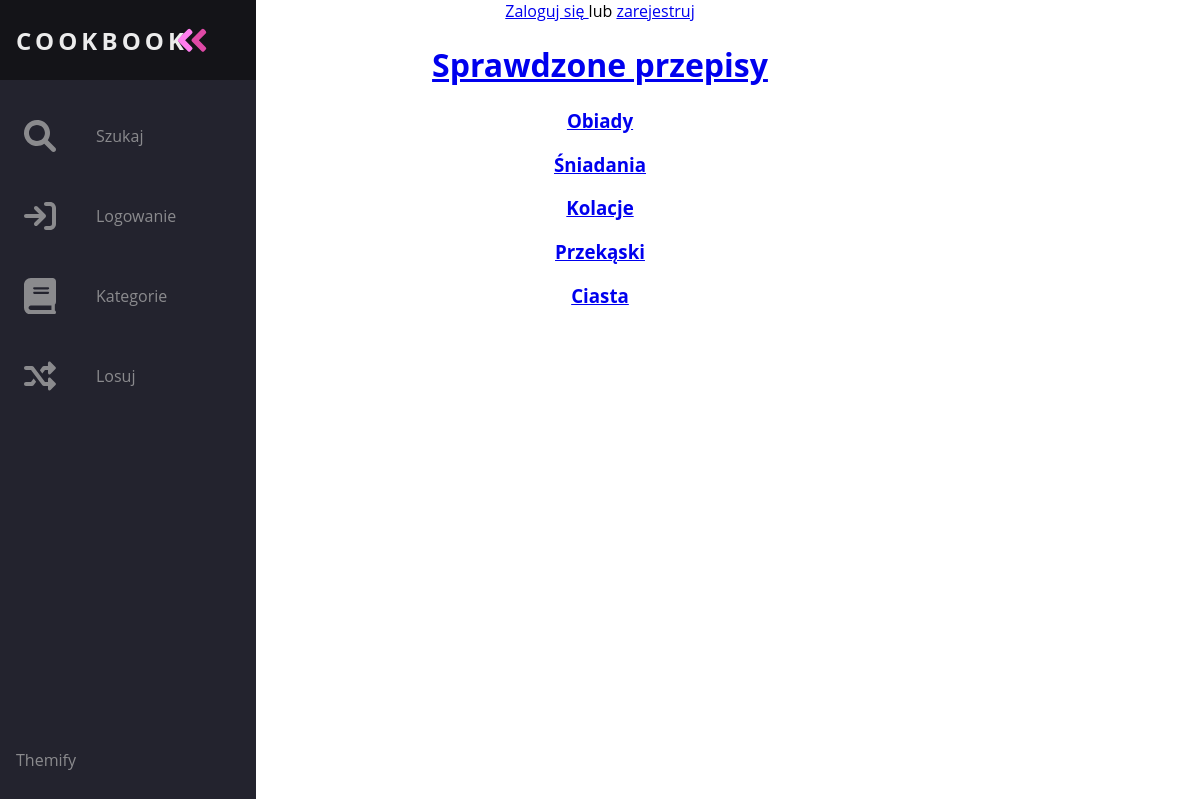
/kategorie/, run on the app's committed database.
### recipes/models.py (models this page shows, shortened)
class Categories(models.Model):
    id = models.AutoField(primary_key=True)
    name = models.CharField(max_length=20)
    class Meta:
        verbose_name = "Category"
        verbose_name_plural = "Categories"

### recipes/views.py (the view)
# urls.py: path('kategorie/', categories, name='kategorie'),
def categories(request):
    categories = Categories.objects.all()
    dane = {'categories': categories}
    return render(request, 'kategorie.html', dane)

### recipes/templates/kategorie.html (shortened to what this page needs)
{% extends 'menu.html' %}
{% block content %}
<center><h3>
{% for cat in categories %}
<p><a href= "/kategoria/{{ cat.id }}"> {{cat.name}}</a></p>
{% endfor %}
</h3>
</center>
{% endblock %}l>

### recipes/Static/css/index.css (style rules this page uses)
body { color: black; background-color: white; margin: 0; padding: 0; center; }

### data on the page
Categories: name "Obiady"
Categories: name "Śniadania"
Categories: name "Kolacje"
Categories: name "Przekąski"
Categories: name "Ciasta"
